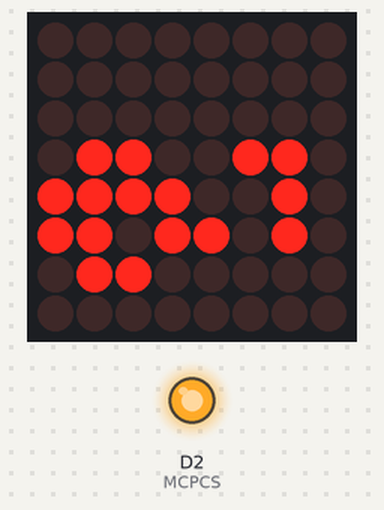
Simulated run of this program. Board: ESP8266 (Wemos D1 mini). Parts: 8×8 LED matrix, output pins drawn as LEDs (lit = HIGH). Wiring (inferred from the names in the program): MAX7219 LED driver (orientation assumed): CS D0. Pins used as bus, display or sensor lines are not drawn.

Above: at 0.6 s.

The program:

main.cpp
```cpp
#include <SPI.h>
#include <Arduino.h>
#include "screen.h"
#include "max7219.h"

#define CS     D8     // Chip Select
#define DC     D4     // Data/Command Control PIN
#define RESET  D1     // Reset PIN

#define MAXCS  D0     // MAX7219 CS
#define MCPCS  D2     // MCP23017 CS
#define MCPW   0x40
#define MCPR   0x41
#define MCPINT D3

#define CONTROL_WORD 0x04
#define COMMAND_WORD 0x02
#define WRITE_START 0xe0
#define WRITE_END 0xf0

#define SERIAL_BUFFER_SIZE 8192

byte readRegisterValueFromSerial();
ICACHE_RAM_ATTR void readMcp();

uint8_t buffer[8192];
uint8_t maxBuffer[8];
bool buttonPressed = false;
uint8_t buttonState = 0x00;
unsigned long prevPressedTime = 0;

SPISettings SSD1322SSPI(10000000, MSBFIRST, SPI_MODE0);
//SPISettings SSD1322SSPI(24000000, MSBFIRST, SPI_MODE0);
SPISettings MAX7219SPI(10000000, MSBFIRST, SPI_MODE0);
SPISettings MCPSPI(10000000, MSBFIRST, SPI_MODE0);

void ssd1322_command(byte command)
{
  SPI.beginTransaction(SSD1322SSPI);
  digitalWrite(CS, HIGH);
  digitalWrite(DC, LOW);
  digitalWrite(CS, LOW);
  SPI.transfer(command);
  digitalWrite(CS, HIGH);
  SPI.endTransaction();
}

void ssd1322_data(byte command)
{
  SPI.beginTransaction(SSD1322SSPI);
  digitalWrite(CS, HIGH);
  digitalWrite(DC, HIGH);
  digitalWrite(CS, LOW);
  SPI.transfer(command);
  digitalWrite(CS, HIGH);
  SPI.endTransaction();
}

void ssd1322_writebytes(uint8_t * data, uint32_t size)
{
  SPI.beginTransaction(SSD1322SSPI);
  digitalWrite(CS, HIGH);
  digitalWrite(DC, HIGH);
  digitalWrite(CS, LOW);
  //SPI.writeBytes(data, size);
  SPI.transfer(data, size);
  digitalWrite(CS, HIGH);
  SPI.endTransaction();
}

void write_mcp(byte address, byte value)
{
  SPI.beginTransaction(MCPSPI);
  digitalWrite(MCPCS, LOW);
  SPI.transfer(MCPW);
  SPI.transfer(address);
  SPI.transfer(value);
  SPI.endTransaction();
  digitalWrite(MCPCS, HIGH);
}

byte read_mcp(byte address)
{
  byte value;
  SPI.beginTransaction(MCPSPI);
  digitalWrite(MCPCS, LOW);
  SPI.transfer(MCPR);
  SPI.transfer(address);
  value = SPI.transfer(0x00);
  SPI.endTransaction();
  digitalWrite(MCPCS, HIGH);

  buttonState = value;
  return value;
}

ICACHE_RAM_ATTR void readMcp()
{
  buttonPressed = true;
}

void maxWrite(int address, byte data)
{
  SPI.beginTransaction(MAX7219SPI);
  digitalWrite(MAXCS, LOW);
  SPI.transfer(address);
  SPI.transfer(data);
  digitalWrite(MAXCS, HIGH);
  SPI.endTransaction();
}

void maxWriteBuffer(int digit, int number)
{
  uint8_t mask = 0x80;
  uint8_t digitMask = 0x80 >> (digit+1);
  for (int i=0; i<8; i++) {
    if (bitmapNumbers[number] & mask) {
      maxBuffer[i] = maxBuffer[i] | digitMask;
    } else {
      maxBuffer[i] = maxBuffer[i] & ~digitMask;
    }
    mask >>= 1;
  }
}

void maxDisplay()
{
  for (int i=0; i<8; i++) {
    maxWrite(i+1, maxBuffer[i]);
  }
}

void setup() {
  pinMode(RESET, OUTPUT);
  pinMode(CS, OUTPUT);
  pinMode(DC, OUTPUT);
  pinMode(MCPINT, INPUT_PULLUP);
  pinMode(MAXCS, OUTPUT);
  pinMode(MCPCS, OUTPUT);

  digitalWrite(MCPCS, HIGH);
  digitalWrite(MAXCS, HIGH);
  digitalWrite(CS, HIGH);
  digitalWrite(DC, LOW);

  // Initialize Display
  digitalWrite(RESET, HIGH);
  delay(100);
  digitalWrite(RESET, LOW);
  delay(400);
  digitalWrite(RESET, HIGH);

  SPI.begin();

  write_mcp(0x0A, 0B00100000);


  // GPIOB ALL INPUT
  write_mcp(0x01, 0xFF);

  // ENABLE PULLUP ON GPIOB
  write_mcp(0x0D, 0xFF);

  // INVERT VALUE ON GPIOB
  write_mcp(0x03, 0xFF);

  // ENABLE INTERRUPT ON GPIOA
  write_mcp(0x05, 0xFF);

  ssd1322_command(SSD1322_SETCOMMANDLOCK);// 0xFD
	ssd1322_data(0x12);// Unlock OLED driver IC

	ssd1322_command(SSD1322_DISPLAYOFF);// 0xAE

	ssd1322_command(SSD1322_SETCLOCKDIVIDER);// 0xB3
	//ssd1322_data(0xA1);// 0xB3
	ssd1322_data(0xB1);// 0xB3

	ssd1322_command(SSD1322_SETMUXRATIO);// 0xCA
	ssd1322_data(0x3F);// duty = 1/64


	ssd1322_command(SSD1322_SETDISPLAYOFFSET);// 0xA2
	ssd1322_data(0x00);

	ssd1322_command(SSD1322_SETSTARTLINE);// 0xA1
	ssd1322_data(0x00);

	ssd1322_command(SSD1322_SETREMAP);// 0xA0
	ssd1322_data(0x14);//Horizontal address increment,Disable Column Address Re-map,Enable Nibble Re-map,Scan from COM[N-1] to COM0,Disable COM Split Odd Even
	ssd1322_data(0x11);//Enable Dual COM mode

	ssd1322_command(SSD1322_SETGPIO);// 0xB5
	ssd1322_data(0x00);// Disable GPIO Pins Input

	ssd1322_command(SSD1322_FUNCTIONSEL);// 0xAB
	ssd1322_data(0x01);// selection external vdd

	ssd1322_command(SSD1322_DISPLAYENHANCE);// 0xB4
	ssd1322_data(0xA0);// enables the external VSL
	//ssd1322_data(0xFD);// 0xfFD,Enhanced low GS display quality;default is 0xb5(normal),

	ssd1322_command(SSD1322_SETCONTRASTCURRENT);// 0xC1
	ssd1322_data(0xFF);// 0xFF - default is 0x7f

	ssd1322_command(SSD1322_MASTERCURRENTCONTROL);// 0xC7
	ssd1322_data(0x0F);// default is 0x0F

	// Set grayscale
	ssd1322_command(SSD1322_SELECTDEFAULTGRAYSCALE); // 0xB9

 	ssd1322_command(SSD1322_SETPHASELENGTH);// 0xB1
	ssd1322_data(0xE2);// default is 0x74

	ssd1322_command(SSD1322_DISPLAYENHANCEB);// 0xD1
	ssd1322_data(0x82);// Reserved;default is 0xa2(normal)
	ssd1322_data(0x20);//

	ssd1322_command(SSD1322_SETPRECHARGEVOLTAGE);// 0xBB
	ssd1322_data(0x1F);// 0.6xVcc

	ssd1322_command(SSD1322_SETSECONDPRECHARGEPERIOD);// 0xB6
	ssd1322_data(0x08);// default

	ssd1322_command(SSD1322_SETVCOMH);// 0xBE
	ssd1322_data(0x07);// 0.86xVcc;default is 0x04

	ssd1322_command(SSD1322_NORMALDISPLAY);// 0xA6

	ssd1322_command(SSD1322_EXITPARTIALDISPLAY);// 0xA9


  ssd1322_command(SSD1322_SETCOLUMNADDR);
  ssd1322_data(MIN_SEG);
  ssd1322_data(MAX_SEG);

  ssd1322_command(SSD1322_SETROWADDR);
  ssd1322_data(0);
  ssd1322_data(63);

  ssd1322_command(SSD1322_WRITERAM);

  ssd1322_writebytes(screen1, 8192);

	ssd1322_command(SSD1322_DISPLAYON);// 0xAF

  //Serial.begin(1000000);
  //Serial.begin(2000000);
  //Serial.begin(2000000, SERIAL_8E1);
  Serial.begin(1209600, SERIAL_8E1);
  //Serial.begin(9600);


  digitalWrite(CS, LOW);

  SPI.setFrequency(800000);
  // turn on
  digitalWrite(MAXCS, LOW);
  SPI.transfer(0x0C);
  SPI.transfer(0x01);
  digitalWrite(MAXCS, HIGH);

  // intensity max
  digitalWrite(MAXCS, LOW);
  SPI.transfer(0x0A);
  SPI.transfer(0x0F);
  digitalWrite(MAXCS, HIGH);

  // scan limit 8
  digitalWrite(MAXCS, LOW);
  SPI.transfer(0x0B);
  SPI.transfer(0x07);
  digitalWrite(MAXCS, HIGH);

  // Set Raw data Mode
  digitalWrite(MAXCS, LOW);
  SPI.transfer(0x09);
  SPI.transfer(0x00);
  digitalWrite(MAXCS, HIGH);

  for (int i=0; i<8; i++) {
    maxBuffer[i] = 0x00;
  }

  maxWriteBuffer(0, 1);
  maxWriteBuffer(1, 2);
  maxWriteBuffer(2, 3);
  maxWriteBuffer(3, 4);

  maxDisplay();

  // GPIOA ALL OUTPUT
  write_mcp(0x00, 0x00);

  // WRITE GPIOA
  for(int j=0; j<2; j++) {
    byte led = 0x01;
    for (int i=0; i<8; i++) {
      write_mcp(0x12, led);
      led <<= 1;
      delay(20);
    }

    led = 0x80;
    for (int i=0; i<8; i++) {
      write_mcp(0x12, led);
      led >>= 1;
      delay(20);
    }
  }

  //attachInterrupt(digitalPinToInterrupt(MCPINT), readMcp, FALLING);
}

void loop() {
  if (((millis() - prevPressedTime) > 10) && buttonPressed == true) {
    Serial.write(read_mcp(0x11));
    buttonPressed = false;
    prevPressedTime = millis();
  } else if(buttonPressed == true) {
    read_mcp(0x11);
    buttonPressed = false;
  }

  int operation = readRegisterValueFromSerial();

  switch (operation) {
    case 0xE4:
      for (uint16_t i=0; i<8192; i++) {
        buffer[i] = readRegisterValueFromSerial();
      }
      ssd1322_command(SSD1322_WRITERAM);
      ssd1322_writebytes(buffer, 8192);
      break;
    case 0xE5:
      for (int i=0; i<8; i++) {
        maxWriteBuffer(i, readRegisterValueFromSerial());
      }

      maxDisplay();
      break;

    case 0xE6:
      write_mcp(0x12, readRegisterValueFromSerial());
      break;
  }
}

byte readRegisterValueFromSerial()
{
  while (Serial.available() <= 0);
  return Serial.read();
}
```

max7219.h
```cpp
uint8_t bitmapNumbers[12] = {
	0b11111100,
	0b01100000,
	0b11011010,
	0b11110010,
	0b01100110,
	0b10110110,
	0b10111110,
	0b11100100,
	0b11111110,
	0b11110110,
	0b00000001
};
```

Source omitted: screen.h (data table, 29853 bytes)
